Frame 1 (no input): blank canvas, image omitted
Frame 60 (no input): blank canvas, image omitted
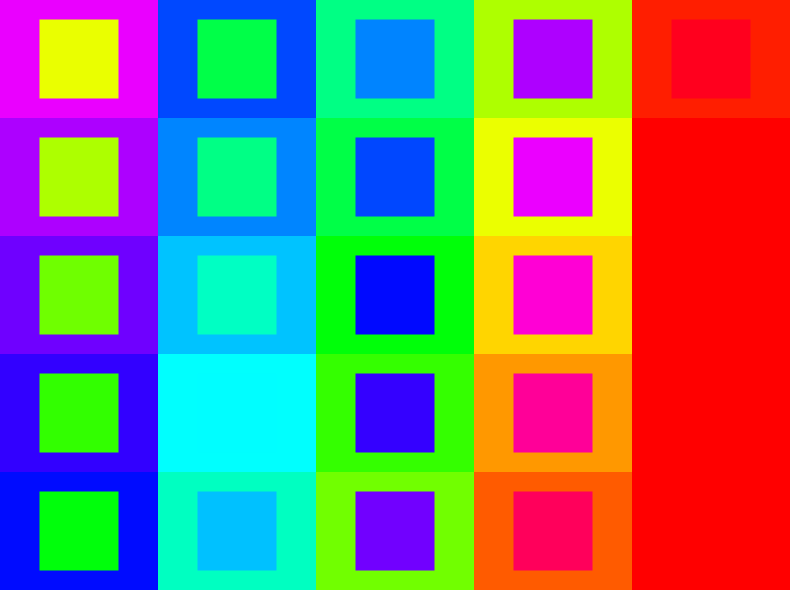
Frame 120 (the mouse pressed at the canvas centre since frame 60)

The p5.js sketch whose frames 1 and 60 were blank and that drew this single picture after the mouse press (run headless with seeded random() and noise() and a simulated clock; from frame 60 on, the mouse is pressed at the canvas centre):

// p5.js sketch
// ── sketch.js
function setup() {
  // put setup code here
  createCanvas(displayWidth-10, displayHeight-10, P2D);
  noCursor();
}

function draw() {
  colorMode(HSB, 360, 100, 100);
  rectMode(CORNER);
  noStroke();
  background(360, 100, 100);

  var rectCount = 5;
  var colorCount = 0;
  var rectWidth = (displayWidth-10)/rectCount;
  var rectHeight = (displayHeight-10)/rectCount;

  for (var i = 0; i < rectCount; i++) {
    for (var j = 0; j < rectCount; j++) {
      rectMode(CORNER);
      fill(mouseY-360/(rectCount*rectCount)*colorCount, mouseY-100/(rectCount*rectCount)*colorCount, mouseX-100/(rectCount*rectCount)*colorCount);
      rect(rectWidth*i, rectHeight*j, rectWidth, rectHeight);

      rectMode(CENTER);
      fill(360-(mouseY-360/(rectCount*rectCount)*colorCount), mouseY-100/(rectCount*rectCount)*colorCount, mouseX-100/(rectCount*rectCount)*colorCount);
      rect(rectWidth*i+rectWidth/2, rectHeight*j+rectHeight/2, mouseX/rectCount, mouseX/rectCount);

      //fill(mouseY-360/(rectCount*rectCount)*colorCount, mouseY-100/(rectCount*rectCount)*colorCount, mouseX-100/(rectCount*rectCount)*colorCount);
      //rect(rectWidth*i+rectWidth/2, rectHeight*j+rectHeight/2, mouseX/rectCount/2, mouseX/rectCount/2);
      colorCount++;
    }
  }
}
